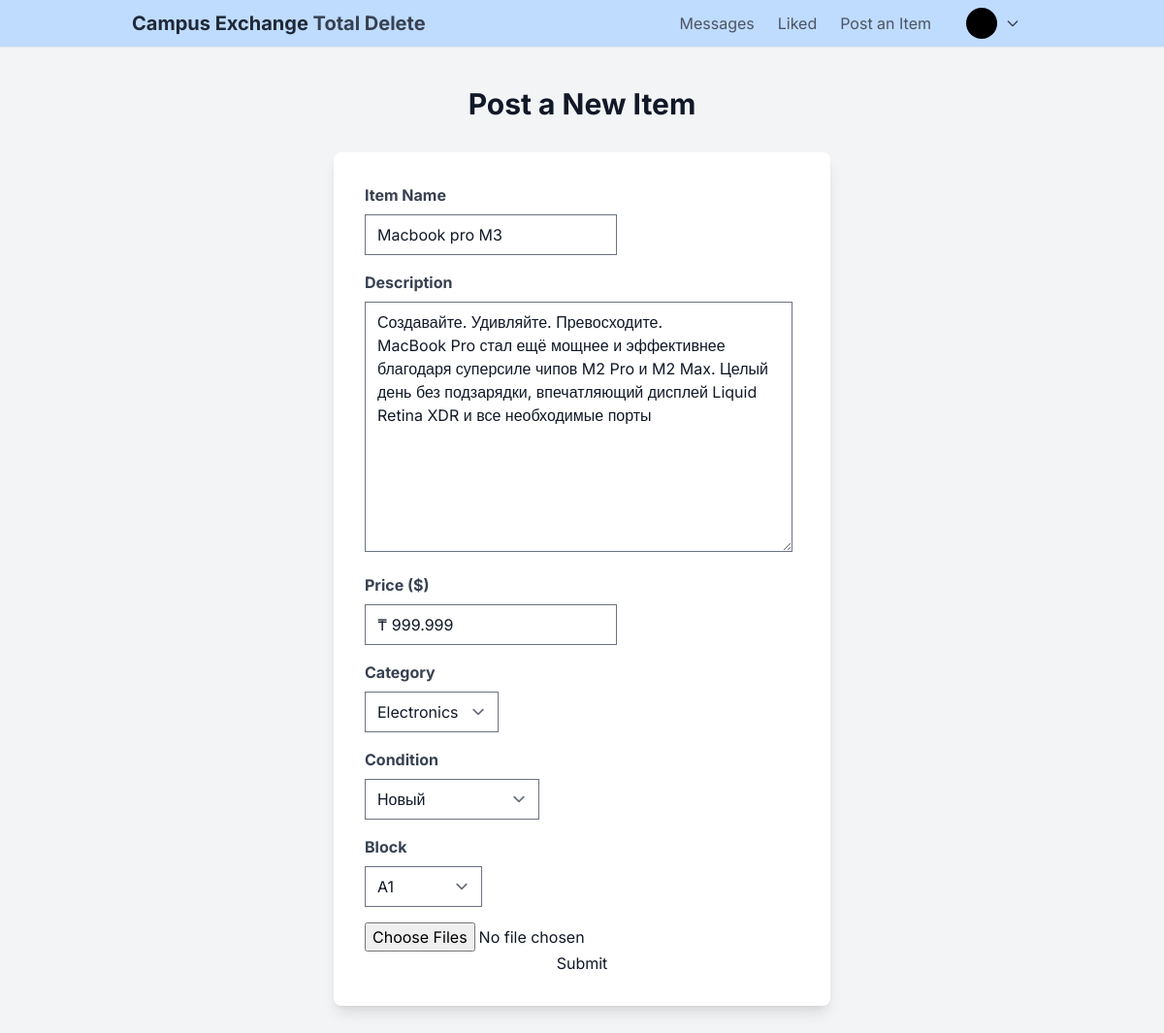
The page /edit-post/macbook-pro-m3 (signed in) on the database its author committed.
### app/models.py (models this page shows, shortened)
class Post(models.Model):
    product_choice = {
        "new": "Новый",
        "used": "Использованный"
    }
    block_choice = {
        "A1":"A1",
        "A2":"A2"
    }
    title = models.CharField("Название товара", max_length=25)
    content = models.TextField("Подробно о товаре")
    price = models.IntegerField("Стоимость товара")
    condition = models.CharField("Состояние товара", choices=product_choice, max_length=20)
    block = models.CharField("Блок", max_length=10, choices=block_choice)
    category = models.ForeignKey(Category, on_delete=models.CASCADE)
    creator = models.ForeignKey(User, on_delete=models.CASCADE)
    created_at = models.DateTimeField("Дата создания", auto_now_add=True)
    slug = models.SlugField(max_length=255, unique=True, db_index=True, verbose_name="URL", blank=True, null=True)

### app/views.py (the view, shortened to what this page needs)
# urls.py: path('edit-post/<slug:slug>', app_views.EditPost.as_view(), name='edit-post'),
class EditPost(LoginRequiredMixin, UpdateView):
    model = Post
    form_class = PostForm
    template_name = 'dist/post.html'
    success_url = reverse_lazy('app:home-page')
    def get_context_data(self, **kwargs):
        context =  super().get_context_data(**kwargs)
        context['page'] = 'edit'
        return context

### app/forms.py
class PostForm(forms.ModelForm):
    class Meta:
        model = Post
        exclude = ['creator']
        widgets = {
        }

### app/models.py (called while the page is built)
    def __str__(self):
        return self.name

### app/templates/dist/post.html (shortened to what this page needs)
{% extends 'dist/main.html' %}
{% load static %}
 {% block content %}
<section class="container mx-auto my-10">
	<h2 class="mb-8 text-center text-3xl font-bold">Post a New Item</h2>
	<div class="mx-auto max-w-lg rounded-lg bg-white p-8 shadow-lg">
		<form action="#" method="POST" enctype="multipart/form-data">
			<div class="mb-4">
				<label
					class="mb-2 block font-bold text-gray-700"
					for="item-name"
					>Item Name</label
				>
				{% csrf_token %} {{form.title}}
			</div>
			<div class="mb-4">
				<label
					class="mb-2 block font-bold text-gray-700"
					for="description"
					>Description</label
				>
				{{form.content}}
			</div>
			<div class="mb-4">
				<label class="mb-2 block font-bold text-gray-700" for="price"
					>Price ($)</label
				>
				{% if page == 'edit' %}
				<input type="text" class="currency-input" oninput="format_number(this)" maxlength="9" value="{{post.price}}">
				{% else %}
				<input type="text" class="currency-input" oninput="format_number(this)" maxlength="9">
				{% endif %}
			</div>
			<div class="mb-4">
				<label class="mb-2 block font-bold text-gray-700" for="price"
					>Category</label
				>
				{{form.category}}
			</div>
			<div class="mb-4">
				<label class="mb-2 block font-bold text-gray-700" for="price"
					>Condition</label
				>
				{{form.condition}}
			</div>
			<div class="mb-4">
				<label class="mb-2 block font-bold text-gray-700" for="price"
					>Block</label
				>
				{{form.block}}
			</div>
				<input type="file" name="files" class="files"multiple accept=".png, .jpg, .jpeg">
			<div class="text-center">
				<input type="submit" value="Submit" />
			</div>
		</form>
	</div>
</section>
{% endblock content %}
{% block externals %}
<link rel="stylesheet" href="{% static 'css/drag.css'%}">
{% endblock externals %}

### app/static/css/drag.css (style rules this page uses)
body { font-family: sans-serif; }

### rows shown on the page
Post: title "Macbook pro M3", content "Создавайте. Удивляйте. Превосходите. MacBook Pro стал ещё мощнее и эффективнее благодаря суперсиле чипов M2 Pro и M2 Max. Целый день без подзарядки, впечатляющий дисплей Liquid Retina XDR и все необходимые порты", price "₸ 999.999", category "Electronics", condition "Новый", block "A1"
